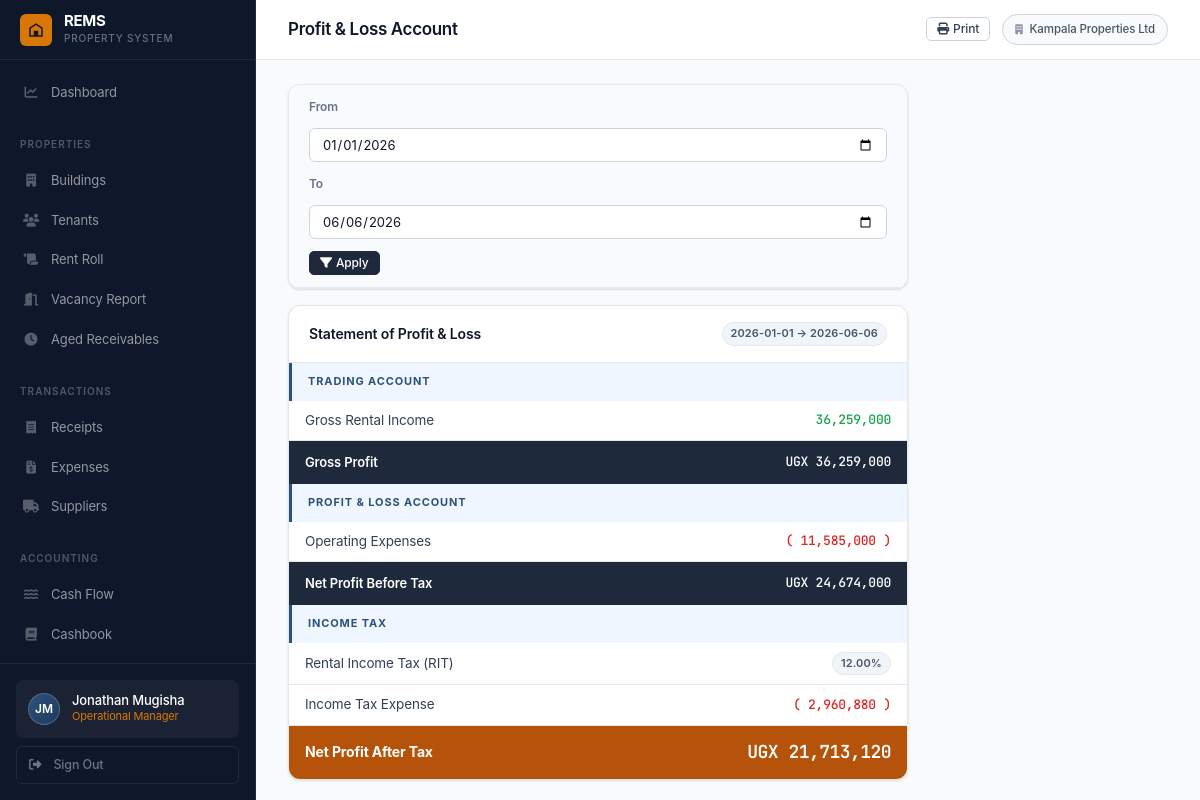
Screenshot of /finance/pl/ (signed in) with the database file from the repository.
### accounts/models.py (models this page shows, shortened)
class User(AbstractUser):
    ROLE_SUPER_ADMIN        = 'super_admin'
    ROLE_OP_MANAGER         = 'op_manager'
    ROLE_PROPERTY_MANAGER   = 'property_manager'
    ROLE_CASHIER_RECEIPTS   = 'cashier_receipts'
    ROLE_CASHIER_EXPENSES   = 'cashier_expenses'
    ROLE_ACCOUNTANT         = 'accountant'
    ROLE_CHOICES = [
        (ROLE_SUPER_ADMIN,      'Super Admin'),
        (ROLE_OP_MANAGER,       'Operational Manager'),
        (ROLE_PROPERTY_MANAGER, 'Property Manager'),
        (ROLE_CASHIER_RECEIPTS, 'Cashier – Receipts'),
        (ROLE_CASHIER_EXPENSES, 'Cashier – Expenses'),
        (ROLE_ACCOUNTANT,       'Accountant'),
    ]
    organisation = models.ForeignKey(
        Organisation, null=True, blank=True,
        on_delete=models.SET_NULL, related_name='users'
    )
    role = models.CharField(max_length=30, choices=ROLE_CHOICES, default=ROLE_CASHIER_RECEIPTS)
    phone = models.CharField(max_length=30, blank=True)
    is_active = models.BooleanField(default=True)
    buildings = models.ManyToManyField('buildings.Building', blank=True, related_name='assigned_users')
    def has_role(self, role_key):
        if self.role == role_key:
            return True
        return self.user_roles.filter(role=role_key).exists()
    @property
    def is_super_admin(self):
        return self.has_role(self.ROLE_SUPER_ADMIN)
    @property
    def is_op_manager(self):
        return self.has_role(self.ROLE_OP_MANAGER)
    @property
    def is_accountant(self):
        return self.has_role(self.ROLE_ACCOUNTANT)
    def can_access_finance(self):
        return self.is_op_manager or self.is_accountant
    def can_receipt(self):
        return self.is_op_manager or self.is_cashier_receipts
    def can_expense(self):
        return self.is_op_manager or self.is_cashier_expenses
    def can_manage_tenants(self):
        return self.is_op_manager or self.is_property_manager
    def can_configure_taxes(self):
        return self.is_accountant

class Organisation(models.Model):
    name = models.CharField(max_length=200)
    contact_email = models.EmailField()
    phone = models.CharField(max_length=30, blank=True)
    address = models.TextField(blank=True)
    subscription_status = models.CharField(
        max_length=20,
        choices=[('active', 'Active'), ('suspended', 'Suspended'), ('trial', 'Trial')],
        default='trial'
    )
    created_at = models.DateTimeField(auto_now_add=True)
    class Meta:
        ordering = ['name']

### taxes/models.py (models this page shows, shortened)
class TaxSetting(models.Model):
    TYPE_RECEIPT = 'receipt'
    TYPE_INCOME  = 'income'
    TAX_TYPE_CHOICES = [
        (TYPE_RECEIPT, 'Transaction Tax (deducted on receipt)'),
        (TYPE_INCOME,  'Income Tax (applied on P&L)'),
    ]
    organisation = models.ForeignKey(Organisation, on_delete=models.CASCADE, related_name='tax_settings')
    name = models.CharField(max_length=100)
    description = models.TextField(blank=True)
    percentage = models.DecimalField(max_digits=5, decimal_places=2)
    tax_type = models.CharField(max_length=10, choices=TAX_TYPE_CHOICES, default=TYPE_RECEIPT)
    is_active = models.BooleanField(default=True)
    created_by = models.ForeignKey(
        'accounts.User', null=True, on_delete=models.SET_NULL, related_name='+'
    )
    created_at = models.DateTimeField(auto_now_add=True)
    updated_at = models.DateTimeField(auto_now=True)
    class Meta:
        ordering = ['name']

### finance/views.py (the view)
# urls.py: path('pl/',                    views.pl_account,            name='pl'),
@login_required
def pl_account(request):
    if not request.user.can_access_finance():
        return HttpResponseForbidden()
    org = request.user.organisation
    date_from = request.GET.get('date_from', str(datetime.date.today().replace(month=1, day=1)))
    date_to   = request.GET.get('date_to',   str(datetime.date.today()))
    entries = CashbookEntry.objects.filter(organisation=org, entry_date__range=[date_from, date_to])
    income   = entries.filter(source_type='receipt').aggregate(t=Sum('debit'))['t']  or Decimal('0')
    expenses = entries.filter(source_type='expense').aggregate(t=Sum('credit'))['t'] or Decimal('0')
    gross_profit = income
    net_profit_before_tax = gross_profit - expenses
    from taxes.models import TaxSetting
    income_tax_rate = Decimal('0')
    income_taxes = TaxSetting.objects.filter(
        organisation=org, is_active=True, tax_type=TaxSetting.TYPE_INCOME
    )
    if income_taxes.exists():
        income_tax_rate = sum(t.percentage for t in income_taxes)
    tax_expense = (net_profit_before_tax * income_tax_rate / 100).quantize(Decimal('0.01')) if net_profit_before_tax > 0 else Decimal('0')
    net_profit_after_tax = net_profit_before_tax - tax_expense
    return render(request, 'finance/pl_account.html', {
        'income': income, 'expenses': expenses,
        'gross_profit': gross_profit,
        'net_profit_before_tax': net_profit_before_tax,
        'tax_expense': tax_expense, 'income_tax_rate': income_tax_rate,
        'income_taxes': income_taxes,
        'net_profit_after_tax': net_profit_after_tax,
        'date_from': date_from, 'date_to': date_to,
    })

### templates/finance/pl_account.html (shortened to what this page needs)
{% extends 'base.html' %}
{% load humanize %}
{% block page_title %}Profit &amp; Loss Account{% endblock %}
{% block topbar_actions %}
<button onclick="window.print()" class="btn btn-ghost btn-sm no-print"><i class="fas fa-print"></i> Print</button>
{% endblock %}
{% block content %}
<div style="max-width:620px;">
  <div class="card" style="margin-bottom:var(--sp-4);">
    <div class="filter-bar">
      <span class="filter-label">From</span>
      <form method="get" style="display:contents;">
        <input type="date" name="date_from" value="{{ date_from }}">
        <span class="filter-label">To</span>
        <input type="date" name="date_to" value="{{ date_to }}">
        <button type="submit" class="btn btn-primary btn-sm"><i class="fas fa-filter"></i> Apply</button>
      </form>
    </div>
  </div>
  <div class="card">
    <div class="card-header">
      <div class="card-title">Statement of Profit &amp; Loss</div>
      <span class="badge badge-slate">{{ date_from }} &rarr; {{ date_to }}</span>
    </div>
    <div style="padding:0;">
      <div class="report-section-head">Trading Account</div>
      <div class="report-row">
        <span class="report-row-label">Gross Rental Income</span>
        <span class="money text-debit">{{ income|floatformat:0|intcomma }}</span>
      </div>
      <div class="report-total">
        <span>Gross Profit</span>
        <span class="money">UGX {{ gross_profit|floatformat:0|intcomma }}</span>
      </div>
      <div class="report-section-head">Profit &amp; Loss Account</div>
      <div class="report-row">
        <span class="report-row-label">Operating Expenses</span>
        <span class="money text-credit">( {{ expenses|floatformat:0|intcomma }} )</span>
      </div>
      <div class="report-total">
        <span>Net Profit Before Tax</span>
        <span class="money">UGX {{ net_profit_before_tax|floatformat:0|intcomma }}</span>
      </div>
      <div class="report-section-head">Income Tax</div>
      {% for t in income_taxes %}
      <div class="report-row">
        <span class="report-row-label">{{ t.name }}</span>
        <span class="badge badge-slate">{{ t.percentage }}%</span>
      </div>
      {% empty %}
      <div class="report-row">
        <span class="report-row-label">No income tax configured</span>
        <span class="text-muted">0%</span>
      </div>
      {% endfor %}
      <div class="report-row">
        <span class="report-row-label">Income Tax Expense</span>
        <span class="money text-credit">( {{ tax_expense|floatformat:0|intcomma }} )</span>
      </div>
      <div class="report-total-accent">
        <span>Net Profit After Tax</span>
        <span class="money-lg">UGX {{ net_profit_after_tax|floatformat:0|intcomma }}</span>
      </div>
    </div>
  </div>
</div>
{% endblock %}

### templates/base.html (shortened to what this page needs)
{% load humanize %}
<!DOCTYPE html>
<html lang="en">
<head>
<link rel="stylesheet" href="https://cdnjs.cloudflare.com/ajax/libs/font-awesome/6.5.0/css/all.min.css">
<link rel="stylesheet" href="/static/css/rems.css">
</head>
<body>
<aside class="sidebar">
  <a href="{% url 'dashboard:home' %}" class="sidebar-brand">
    <div class="sidebar-brand-mark">
      <svg viewBox="0 0 24 24" xmlns="http://www.w3.org/2000/svg">
        <path d="M3 21V9l9-6 9 6v12H3zm2-2h4v-4h6v4h4V10.1L12 5.2 5 10.1V19zm4-4h6v-2H9v2z"/>
      </svg>
    </div>
    <div>
      <div class="sidebar-brand-name">REMS</div>
      <div class="sidebar-brand-sub">Property System</div>
    </div>
  </a>
  <nav class="sidebar-nav">
    {% if user.is_op_manager or user.is_super_admin %}
    <a href="{% url 'dashboard:home' %}"
       class="nav-item {% if request.resolver_match.app_name == 'dashboard' %}active{% endif %}">
      <span class="nav-icon"><i class="fas fa-chart-line"></i></span> Dashboard
    </a>
    {% endif %}
    {% if user.can_manage_tenants or user.is_op_manager %}
    <div class="nav-section">Properties</div>
    {% if user.is_op_manager or user.is_super_admin %}
    <a href="{% url 'buildings:list' %}"
       class="nav-item {% if request.resolver_match.app_name == 'buildings' %}active{% endif %}">
      <span class="nav-icon"><i class="fas fa-building"></i></span> Buildings
    </a>
    {% endif %}
    <a href="{% url 'tenants:list' %}"
       class="nav-item {% if request.resolver_match.app_name == 'tenants' and 'vacancy' not in request.path and 'aged' not in request.path and 'rent-roll' not in request.path %}active{% endif %}">
      <span class="nav-icon"><i class="fas fa-users"></i></span> Tenants
    </a>
    <a href="{% url 'tenants:rent_roll' %}"
       class="nav-item {% if 'rent-roll' in request.path %}active{% endif %}">
      <span class="nav-icon"><i class="fas fa-scroll"></i></span> Rent Roll
    </a>
    <a href="{% url 'tenants:vacancy' %}"
       class="nav-item {% if 'vacancy' in request.path %}active{% endif %}">
      <span class="nav-icon"><i class="fas fa-door-open"></i></span> Vacancy Report
    </a>
    <a href="{% url 'tenants:aged_receivables' %}"
       class="nav-item {% if 'aged-receivables' in request.path %}active{% endif %}">
      <span class="nav-icon"><i class="fas fa-clock"></i></span> Aged Receivables
    </a>
    {% endif %}
    {% if user.can_receipt or user.can_expense %}
    <div class="nav-section">Transactions</div>
    {% if user.can_receipt %}
    <a href="{% url 'receipts:list' %}"
       class="nav-item {% if request.resolver_match.app_name == 'receipts' %}active{% endif %}">
      <span class="nav-icon"><i class="fas fa-receipt"></i></span> Receipts
    </a>
    {% endif %}
    {% if user.can_expense %}
    <a href="{% url 'expenses:list' %}"
       class="nav-item {% if request.resolver_match.app_name == 'expenses' and 'supplier' not in request.path %}active{% endif %}">
      <span class="nav-icon"><i class="fas fa-file-invoice-dollar"></i></span> Expenses
    </a>
    <a href="{% url 'expenses:supplier_list' %}"
       class="nav-item {% if 'supplier' in request.path %}active{% endif %}">
      <span class="nav-icon"><i class="fas fa-truck"></i></span> Suppliers
    </a>
    {% endif %}
    {% endif %}
    {% if user.can_access_finance or user.can_manage_tenants %}
    <div class="nav-section">Accounting</div>
    {% if user.can_manage_tenants %}
    <a href="{% url 'finance:cash_flow' %}"
       class="nav-item {% if 'cash-flow' in request.path %}active{% endif %}">
      <span class="nav-icon"><i class="fas fa-water"></i></span> Cash Flow
    </a>
    {% endif %}
    {% if user.can_access_finance %}
    <a href="{% url 'finance:cashbook' %}"
       class="nav-item {% if 'cashbook' in request.path %}active{% endif %}">
      <span class="nav-icon"><i class="fas fa-book"></i></span> Cashbook
    </a>
    <a href="{% url 'finance:debtor_ledger' %}"
       class="nav-item {% if 'debtor-ledger' in request.path %}active{% endif %}">
    </a>
    {% endif %}
    {% endif %}
  </nav>
  <div class="sidebar-footer">
    <div class="user-chip">
      <div class="user-avatar">{{ user.first_name.0|upper }}{{ user.last_name.0|upper }}</div>
      <div style="min-width:0;">
        <div class="user-name">{{ user.get_full_name|default:user.username }}</div>
        <div class="user-role">
          {{ user.get_role_display }}{% for r in user.user_roles.all %} &middot; {{ r.get_role_display }}{% endfor %}
        </div>
      </div>
    </div>
    <a href="{% url 'accounts:logout' %}" class="sidebar-signout">
      <i class="fas fa-sign-out-alt"></i> Sign Out
    </a>
  </div>
</aside>
<div class="main-wrapper">
  <header class="topbar">
    <div class="topbar-left">
      <h1 class="page-title">{% block page_title %}{% endblock %}</h1>
    </div>
    <div class="topbar-actions">
      {% block topbar_actions %}{% endblock %}
      {% if user.organisation %}
      <span class="org-label">
        <i class="fas fa-building" style="font-size:10px;margin-right:4px;opacity:.6;"></i>
        {{ user.organisation.name }}
      </span>
      {% endif %}
    </div>
  </header>
  <main class="content">
    {% block content %}{% endblock %}
  </main>
</div>
</body>
</html>

### rows the page displays
User: first_name.0 "J", last_name.0 "M", get_full_name "Jonathan Mugisha", role "Operational Manager", organisation.name "Kampala Properties Ltd"
TaxSetting: name "Rental Income Tax (RIT)", percentage "12.00"

### other values shown
{{ date_from }} "2026-01-01"
{{ date_to }} "2026-06-06"
{{ income|floatformat:0|intcomma }} "36,259,000"
{{ gross_profit|floatformat:0|intcomma }} "36,259,000"
{{ expenses|floatformat:0|intcomma }} "11,585,000"
{{ net_profit_before_tax|floatformat:0|intcomma }} "24,674,000"
{{ tax_expense|floatformat:0|intcomma }} "2,960,880"
{{ net_profit_after_tax|floatformat:0|intcomma }} "21,713,120"
